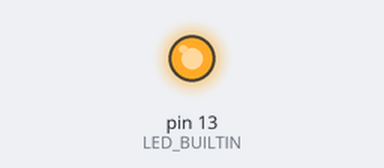
Bench run of a sketch on a simulated Arduino Uno, built with avr-gcc and run on an emulated ATmega328P. On the bench: output pins drawn as LEDs (lit = HIGH).

Above: at 1.0 s.
At 5.5 s:
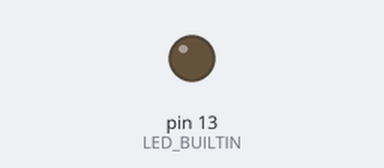
Timing chart, 0 to 6.9 s (numbered marks = the images above):
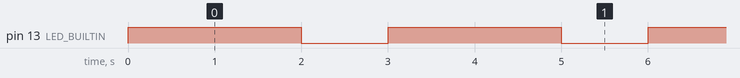

Measured:
- by itself, pin 13 (LED_BUILTIN): alternates HIGH for 2.0 s and LOW for 1.0 s

The sketch:

blink.ino
```cpp
// put function declarations here:
int myFunction(int, int);

void setup() {
  // put your setup code here, to run once:
  pinMode(LED_BUILTIN, OUTPUT);
}

void loop() {
  digitalWrite(LED_BUILTIN, HIGH);  // turn the LED on (HIGH is the voltage level)
  delay(2000);                      // wait for a second
  digitalWrite(LED_BUILTIN, LOW);   // turn the LED off by making the voltage LOW
  delay(1000);                      // wait for a second
}
```
